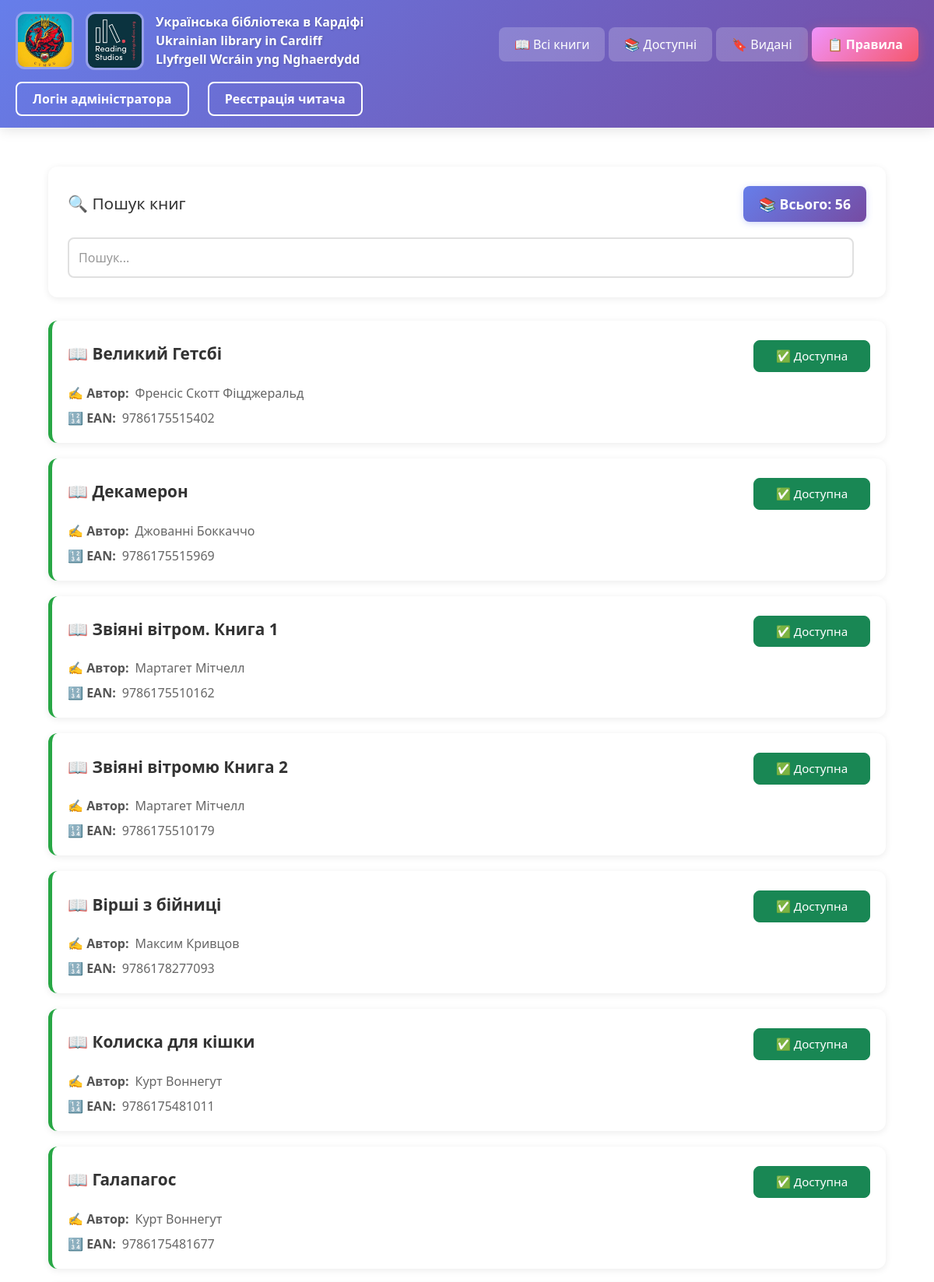
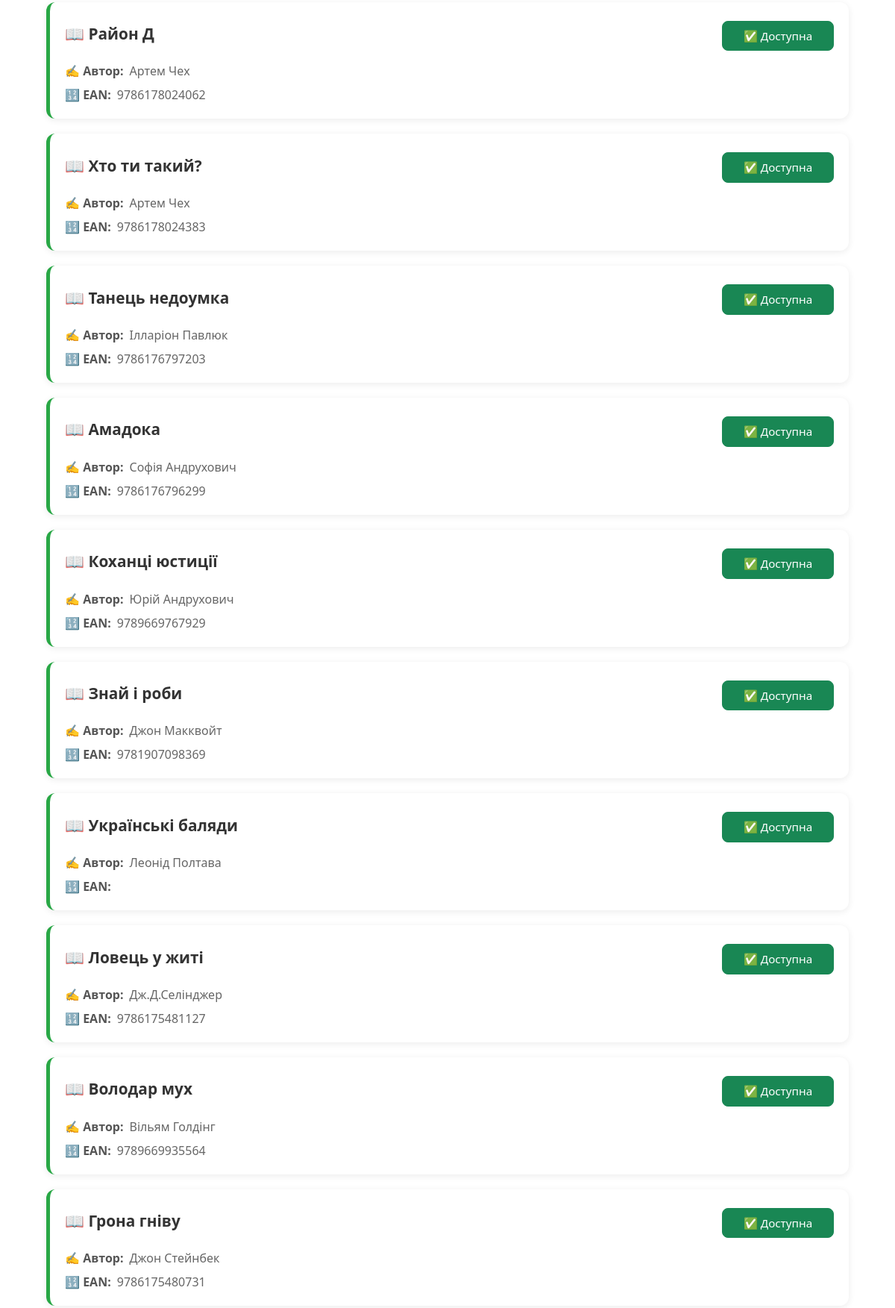
/books (upper part), run on the app's committed database (2 pictures, top to bottom).
### app.py (models this page shows)
class Book(db.Model):
    id = db.Column(db.Integer, primary_key=True)
    name_book = db.Column(db.String(100), nullable=False)
    author = db.Column(db.String(100), nullable=False)
    surname = db.Column(db.String(100), default='')
    ean = db.Column(db.Text, nullable=False)
    buyer = db.Column(db.String(100), nullable=False)
    phone = db.Column(db.String(20), nullable=False)
    stat = db.Column(db.String(20), nullable=False)
    date = db.Column(db.DateTime, default=datetime.utcnow)
    enddate = db.Column(db.DateTime, default=datetime.utcnow)
    history = db.Column(db.String(100), default='')

### app.py (the view)
@app.route('/')
@app.route('/books')
def books():
    search_query = request.args.get('search', '')
    if search_query:
        search_query_lower = search_query.lower()  # перетворюємо запит в нижній регістр
        books = []
        for book in Book.query.all():
            if (search_query_lower in book.name_book.lower() or
                search_query_lower in book.author.lower() or
                search_query_lower in book.ean.lower()):
                books.append(book)
    else:
        books = Book.query.all()
    return render_template('value_books.html', books=books, search_query=search_query)

### templates/value_books.html (shortened to what this page needs)
{% extends 'base.html' %}
{% block body %}
<div class="container" style="max-width: 1200px; margin: 0 auto; padding: 20px;">
    <div style="background: white; padding: 25px; border-radius: 12px; box-shadow: 0 2px 10px rgba(0,0,0,0.08); margin-bottom: 30px;">
        <div style="display: flex; justify-content: space-between; align-items: center; flex-wrap: wrap; gap: 15px; margin-bottom: 20px;">
            <h4 style="color: #333; margin: 0; font-size: 1.3em; display: flex; align-items: center; gap: 10px;">
                🔍 Пошук книг
            </h4>
            <div style="display: flex; gap: 15px; flex-wrap: wrap;">
                <div style="background: linear-gradient(135deg, #667eea 0%, #764ba2 100%); padding: 10px 20px; border-radius: 8px; box-shadow: 0 2px 8px rgba(102, 126, 234, 0.3);">
                    <span style="color: white; font-weight: 600; font-size: 1.1em;">
                        📚 Всього: {{ books|length }}
                    </span>
                </div>
            </div>
        </div>
        <form class="col-12 col-lg-auto mb-3 mb-lg-0 me-lg-3" method="GET" action="/books" style="display: flex; gap: 15px; align-items: center; flex-wrap: wrap;">
            <input type="search" name="search" id="searchInput" class="search form-control text-bg-white" placeholder="Пошук..." aria-label="Search" value="{{ search_query if search_query else '' }}" style="flex: 1; min-width: 100%; padding: 12px; border: 2px solid #e0e0e0; border-radius: 8px; font-size: 1em; transition: border 0.3s;">
        </form>
    </div>
    {% if books %}
        <div style="display: grid; gap: 20px; ">
            {% for el in books %}
            <div class="gigi">
                <div class="didi {% if el.stat == 'видана' %}border-red{% else %}border-green{% endif %}"
                    style="background: white; padding: 20px; border-radius: 12px; box-shadow: 0 2px 10px rgba(0,0,0,0.08); cursor: pointer; transition: transform 0.2s, box-shadow 0.3s; border-left: 5px solid {% if el.stat == 'видана' %}#dc3545{% else %}#28a745{% endif %};"
                    onclick="window.location.href='/books/{{ el.id }}'"
                    onmouseover="this.style.transform='translateY(-3px)'; this.style.boxShadow='0 6px 20px rgba(0,0,0,0.15)';"
                    onmouseout="this.style.transform='translateY(0)'; this.style.boxShadow='0 2px 10px rgba(0,0,0,0.08)';">
                    <div class="book-header" style="display: flex; justify-content: space-between; align-items: center; margin-bottom: 15px;">
                        <h3 class="tutu" style="margin: 0; font-size: 1.3em; color: #333; font-weight: 600;">
                            📖 {{ el.name_book }}
                        </h3>
                        <span class="btn {% if el.stat == 'видана' %}btn-danger{% else %}btn-success{% endif %}"
                            style="width: 150px; padding: 8px 16px; font-size: 0.95em; border-radius: 8px; pointer-events: none;">
                            {% if el.stat == 'доступна' %}✅ Доступна{% elif el.stat == 'видана' %}📕 Видана{% endif %}
                        </span>
                    </div>
                    <div style="display: flex; flex-direction: column; gap: 8px; color: #666;">
                        <p class="tutu" style="margin: 0; display: flex; align-items: center; gap: 8px;">
                            <span style="font-weight: 600; color: #555;">✍️ Автор:</span> {{ el.author }}
                        </p>
                        <p class="tutu" style="margin: 0; display: flex; align-items: center; gap: 8px;">
                            <span style="font-weight: 600; color: #555;">🔢 EAN:</span> {{ el.ean }}
                        </p>
                    </div>
                </div>
            </div>
            {% endfor %}
        </div>
    {% endif %}
</div>
{% endblock %}

### static/css/main.css (style rules this page uses)
.btn { margin-top: 5px; }
.tutu { margin-bottom:7px }
.search { max-width: 90%; }

### templates/value_books.html (style rules this page uses)
.search::placeholder { color: #999; }

### data on the page
Book: name_book "Великий Гетсбі", stat "✅ Доступна", author "Френсіс Скотт Фіцджеральд", ean "9786175515402"
Book: name_book "Декамерон", stat "✅ Доступна", author "Джованні Боккаччо", ean "9786175515969"
Book: name_book "Звіяні вітром. Книга 1", stat "✅ Доступна", author "Мартагет Мітчелл", ean "9786175510162"
Book: name_book "Звіяні вітромю Книга 2", stat "✅ Доступна", author "Мартагет Мітчелл", ean "9786175510179"
Book: name_book "Вірші з бійниці", stat "✅ Доступна", author "Максим Кривцов", ean "9786178277093"
Book: name_book "Колиска для кішки", stat "✅ Доступна", author "Курт Воннегут", ean "9786175481011"
Book: name_book "Галапагос", stat "✅ Доступна", author "Курт Воннегут", ean "9786175481677"
Book: name_book "Район Д", stat "✅ Доступна", author "Артем Чех", ean "9786178024062"
Book: name_book "Хто ти такий?", stat "✅ Доступна", author "Артем Чех", ean "9786178024383"
Book: name_book "Танець недоумка", stat "✅ Доступна", author "Ілларіон Павлюк", ean "9786176797203"
Book: name_book "Амадока", stat "✅ Доступна", author "Софія Андрухович", ean "9786176796299"
Book: name_book "Коханці юстиції", stat "✅ Доступна", author "Юрій Андрухович", ean "9789669767929"
Book: name_book "Знай і роби", stat "✅ Доступна", author "Джон Макквойт", ean "9781907098369"
Book: name_book "Українські баляди", stat "✅ Доступна", author "Леонід Полтава"
Book: name_book "Ловець у житі", stat "✅ Доступна", author "Дж.Д.Селінджер", ean "9786175481127"
Book: name_book "Володар мух", stat "✅ Доступна", author "Вільям Голдінг", ean "9789669935564"
Book: name_book "Грона гніву", stat "✅ Доступна", author "Джон Стейнбек", ean "9786175480731"

### other printed values
{{ books|length }} "56"
